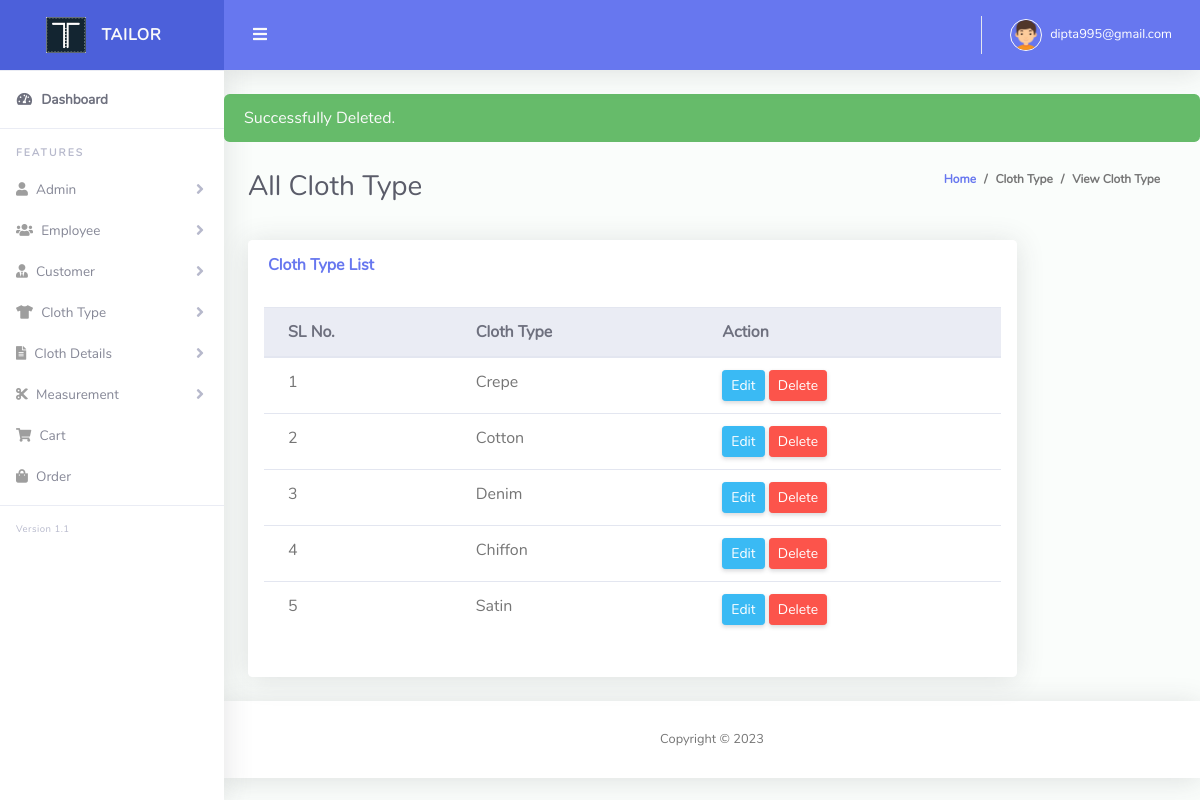
The app's page /typelist.php?deltype=2 (signed in) with its own data.
### tables this page shows
CREATE TABLE `cloth_type` (
  `id` int(11) NOT NULL,
  `name` varchar(255) NOT NULL,
  `soft_delete` tinyint(4) NOT NULL DEFAULT 0
);

### Classes/DB.php (called while the page is built, shortened)
<?php
class DB
{
    public function connect(){
        $this->conn = new mysqli("localhost","root","","tailor_shop");
        if ($this->conn->connect_error) {
          die("Connection failed: " . $this->conn->connect_error);
        } else {
            return $msg =  "connected";
        }
    }
}

### typelist.php (the view)
<?php include 'layouts/header.php';
if (isset($_GET['deltype'])) {
    $deltype = $_GET['deltype'];
    $delete = $cloth->deleteType($deltype);
    echo $delete;
}
?>
<div class="container-fluid" id="container-wrapper">
    <div class="d-sm-flex align-items-center justify-content-between mb-4">
        <h1 class="h3 mb-0 text-gray-800">All Cloth Type</h1>
        <ol class="breadcrumb">
            <li class="breadcrumb-item"><a href="./">Home</a></li>
            <li class="breadcrumb-item">Cloth Type</li>
            <li class="breadcrumb-item active" aria-current="page">View Cloth Type</li>
        </ol>
    </div>
    <div class="row">
        <div class="col-lg-10 mb-4">
            <div class="card">
                <div class="card-header py-3 d-flex flex-row align-items-center justify-content-between">
                    <h6 class="m-0 font-weight-bold text-primary">Cloth Type List</h6>
                </div>
                <div class="table-responsive p-3">
                    <table class="table align-items-center table-flush" id="dataTable">
                        <thead class="thead-light">
                            <tr>
                                <th>SL No.</th>
                                <th>Cloth Type</th>
                                <th>Action</th>
                            </tr>
                        </thead>
                        <tbody>
                            <?php
                            $i = 0;
                            $view = $cloth->viewType();
                            foreach ($view as $value) {
                            ?>
                                <tr>
                                    <td><?php echo $i += 1; ?></td>
                                    <td><?php echo $value['name']; ?></td>
                                    <td>
                                        <a href="edit_type.php?typeid=<?php echo $value['id']; ?>" class="btn btn-sm btn-info">Edit</a>
                                        <a onclick="return confirm('Are you sure to Delete?');" href="?deltype=<?php echo $value['id']; ?>" class="btn btn-sm btn-danger">Delete</a>
                                    </td>
                                </tr>
                            <?php } ?>
                        </tbody>
                    </table>
                </div>
                <div class="card-footer"></div>
            </div>
        </div>
    </div>
</div>
<?php include 'layouts/footer.php'; ?>

### records on screen
cloth_type: i "1", name "Crepe"
cloth_type: i "2", name "Cotton"
cloth_type: i "3", name "Denim"
cloth_type: i "4", name "Chiffon"
cloth_type: i "5", name "Satin"

### other values on screen
$_SESSION['email'] "dipta995@gmail.com"
